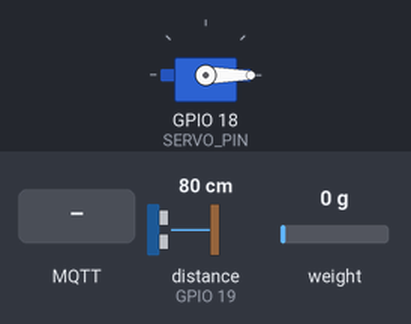
Simulated run of this sketch. Board: ESP32. Shown: servo. Wiring (from diagram.json): ultrasonic range finder: trigger GPIO 5; echo GPIO 19. The test bench sets the inputs (shaded band); at power-on: distance to the obstacle (sensor on GPIO 19) 80 cm, weight on the scale 0 g. The echo pulse lasts 58.3 µs per cm; WiFi joins after 1.5 s; servers stay silent unless stated; random numbers use the default seed unless the sketch sets one; no MQTT or app messages arrive unless stated; what the sketch prints to the serial monitor is not drawn.

Above: at 4.7 s.
4.8 s: MQTT message "1" arrives on the first subscribed topic
At 7.0 s:
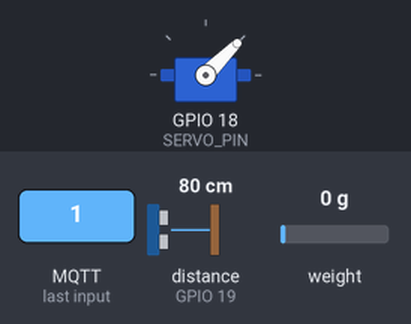
10.3 s: MQTT message "on" arrives on the first subscribed topic
12.8 s: MQTT message "off" arrives on the first subscribed topic
Timing chart, 0 to 15.8 s (numbered marks = the images above; inputs shaded):
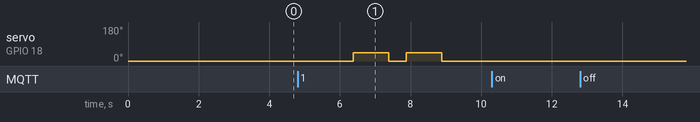

The sketch:

sketch.ino
```cpp
/*
 * Smart Cat Feeder with MQTT & Scheduling
 * ESP32 + Servo Motor + Ultrasonic + Load Cell
 *
 * Hardware:
 * - Servo Motor (Pin 18) - Untuk membuka dispenser makanan
 * - Ultrasonic HC-SR04 - Level makanan di container
 *   - Trig Pin: 5
 *   - Echo Pin: 19
 * - Load Cell HX711 - Mengukur berat makanan yang keluar
 *   - DOUT Pin: 16
 *   - SCK Pin: 17
 */

#include <WiFi.h>
#include <PubSubClient.h>
#include <ESP32Servo.h>
#include <HX711.h>
#include <ArduinoJson.h>

// ========== WiFi Configuration ==========
const char* ssid = "Wokwi-GUEST";
const char* password = "";

// ========== MQTT Configuration ==========
const char* mqtt_server = "broker.emqx.io";
const int mqtt_port = 1883;

// IMPORTANT: Ganti dengan prefix unik Anda!
const char* UNIQUE_PREFIX = "Kelompok2";  // ⚠️ HARUS SAMA dengan web dashboard

// MQTT Topics
char topic_foodlevel[50];
char topic_feed[50];
char topic_portion[50];
char topic_weight[50];
char topic_count[50];
char topic_totalweight[50];
char topic_schedule[50];
char topic_currenttime[50];

// Client ID
char client_id[50];

// ========== Hardware Pins ==========
const int SERVO_PIN = 18;
const int TRIG_PIN = 5;
const int ECHO_PIN = 19;
const int LOADCELL_DOUT_PIN = 16;
const int LOADCELL_SCK_PIN = 17;

// ========== Variables ==========
Servo servoMotor;
HX711 scale;

int foodLevel = 100;        // Food level percentage
int feedCount = 0;          // Daily feed count
int portionSize = 2;        // Default portion (1-5)
float lastFeedWeight = 0.0; // Weight of last feeding
float totalWeightToday = 0.0; // Total weight fed today

// Current time from web dashboard
String currentTime = "00:00";
String lastCheckedTime = "";

// Schedule storage
struct Schedule {
  String time;    // Format: "HH:MM"
  int portion;
};
Schedule schedules[10];  // Max 10 schedules
int scheduleCount = 0;

unsigned long lastPublish = 0;
const long publishInterval = 5000;  // Publish every 5 seconds

unsigned long lastFoodCheck = 0;
const long foodCheckInterval = 3000; // Check food level every 3 seconds

// Schedule check dilakukan oleh web dashboard, ESP32 hanya eksekusi

// ========== Objects ==========
WiFiClient espClient;
PubSubClient mqtt(espClient);

// ========== Setup ==========
void setup() {
  Serial.begin(115200);

  // Setup pins
  pinMode(TRIG_PIN, OUTPUT);
  pinMode(ECHO_PIN, INPUT);

  // Setup Servo
  servoMotor.attach(SERVO_PIN);
  servoMotor.write(0);  // Initial position (closed)

  // Setup Load Cell
  scale.begin(LOADCELL_DOUT_PIN, LOADCELL_SCK_PIN);
  scale.set_scale(420.0983);  // Calibration factor (adjust as needed)
  scale.tare();  // Reset scale to 0

  // Generate topics
  sprintf(topic_foodlevel, "%s/foodlevel", UNIQUE_PREFIX);
  sprintf(topic_feed, "%s/feed", UNIQUE_PREFIX);
  sprintf(topic_portion, "%s/portion", UNIQUE_PREFIX);
  sprintf(topic_weight, "%s/weight", UNIQUE_PREFIX);
  sprintf(topic_count, "%s/count", UNIQUE_PREFIX);
  sprintf(topic_totalweight, "%s/totalweight", UNIQUE_PREFIX);
  sprintf(topic_schedule, "%s/schedule", UNIQUE_PREFIX);
  sprintf(topic_currenttime, "%s/currenttime", UNIQUE_PREFIX);

  // Generate client ID
  sprintf(client_id, "esp32_%s_%d", UNIQUE_PREFIX, random(1000, 9999));

  Serial.println("=================================");
  Serial.println("🐱 Smart Cat Feeder with MQTT");
  Serial.println("=================================");
  Serial.printf("Prefix: %s\n", UNIQUE_PREFIX);
  Serial.printf("Client ID: %s\n", client_id);
  Serial.println();

  // Connect to WiFi
  connectWiFi();

  // Setup MQTT
  mqtt.setServer(mqtt_server, mqtt_port);
  mqtt.setCallback(mqttCallback);

  // Connect to MQTT
  connectMQTT();

  delay(1000);
}

// ========== Main Loop ==========
void loop() {
  // Check MQTT connection
  if (!mqtt.connected()) {
    connectMQTT();
  }
  mqtt.loop();

  unsigned long currentMillis = millis();

  // Check food level periodically
  if (currentMillis - lastFoodCheck >= foodCheckInterval) {
    checkFoodLevel();
    lastFoodCheck = currentMillis;
  }

  // Publish data periodically
  if (currentMillis - lastPublish >= publishInterval) {
    publishData();
    lastPublish = currentMillis;
  }

  delay(100);
}

// ========== WiFi Connection ==========
void connectWiFi() {
  Serial.print("Connecting to WiFi");
  WiFi.begin(ssid, password);

  int attempts = 0;
  while (WiFi.status() != WL_CONNECTED && attempts < 20) {
    delay(500);
    Serial.print(".");
    attempts++;
  }

  if (WiFi.status() == WL_CONNECTED) {
    Serial.println(" Connected!");
    Serial.print("IP Address: ");
    Serial.println(WiFi.localIP());
  } else {
    Serial.println(" Failed!");
  }
}

// ========== MQTT Connection ==========
void connectMQTT() {
  while (!mqtt.connected()) {
    Serial.print("Connecting to MQTT...");

    if (mqtt.connect(client_id)) {
      Serial.println(" Connected!");

      // Subscribe to control topics
      mqtt.subscribe(topic_feed);
      mqtt.subscribe(topic_portion);
      mqtt.subscribe(topic_schedule);
      mqtt.subscribe(topic_currenttime);

      Serial.printf("📡 Subscribed to: %s\n", topic_feed);
      Serial.printf("📡 Subscribed to: %s\n", topic_portion);
      Serial.printf("📡 Subscribed to: %s\n", topic_schedule);
      Serial.printf("📡 Subscribed to: %s\n", topic_currenttime);

    } else {
      Serial.print(" Failed, rc=");
      Serial.print(mqtt.state());
      Serial.println(" Retrying in 5 seconds...");
      delay(5000);
    }
  }
}

// ========== MQTT Callback ==========
void mqttCallback(char* topic, byte* payload, unsigned int length) {
  String message = "";
  for (int i = 0; i < length; i++) {
    message += (char)payload[i];
  }

  Serial.printf("📥 Received [%s]: %s\n", topic, message.c_str());

  // Handle feed command
  if (String(topic) == String(topic_feed)) {
    if (message == "1") {
      feedCat();
    }
  }

  // Handle portion size
  if (String(topic) == String(topic_portion)) {
    portionSize = message.toInt();
    if (portionSize < 1) portionSize = 1;
    if (portionSize > 5) portionSize = 5;
    Serial.printf("🍽️ Portion size set to: %d\n", portionSize);
  }

  // Handle schedule update
  if (String(topic) == String(topic_schedule)) {
    parseSchedules(message);
  }

  // Handle current time update from web dashboard
  if (String(topic) == String(topic_currenttime)) {
    currentTime = message;
    Serial.printf("🕐 Current time updated: %s\n", currentTime.c_str());
  }
}

// ========== Parse Schedules from JSON ==========
void parseSchedules(String jsonStr) {
  StaticJsonDocument<1024> doc;
  DeserializationError error = deserializeJson(doc, jsonStr);

  if (error) {
    Serial.print("❌ Failed to parse schedules: ");
    Serial.println(error.c_str());
    return;
  }

  scheduleCount = 0;
  JsonArray array = doc.as<JsonArray>();

  for (JsonObject obj : array) {
    if (scheduleCount >= 10) break;  // Max 10 schedules

    schedules[scheduleCount].time = obj["time"].as<String>();
    schedules[scheduleCount].portion = obj["portion"];
    scheduleCount++;
  }

  Serial.printf("📅 Loaded %d schedules\n", scheduleCount);
  printSchedules();
}

// ========== Print Schedules ==========
void printSchedules() {
  Serial.println("--- Feeding Schedules ---");
  for (int i = 0; i < scheduleCount; i++) {
    Serial.printf("  %d. %s - %d portions\n", i+1, schedules[i].time.c_str(), schedules[i].portion);
  }
  Serial.println("------------------------");
}

// ========== Check Food Level ==========
void checkFoodLevel() {
  // Trigger ultrasonic sensor
  digitalWrite(TRIG_PIN, LOW);
  delayMicroseconds(2);
  digitalWrite(TRIG_PIN, HIGH);
  delayMicroseconds(10);
  digitalWrite(TRIG_PIN, LOW);

  // Read echo
  long duration = pulseIn(ECHO_PIN, HIGH, 30000); // Timeout 30ms

  if (duration == 0) {
    // No echo received
    foodLevel = 0;
  } else {
    // Calculate distance in cm
    float distance = duration * 0.034 / 2;

    // Convert distance to percentage
    // Assuming: 5cm = full (100%), 30cm = empty (0%)
    if (distance <= 5) {
      foodLevel = 100;
    } else if (distance >= 30) {
      foodLevel = 0;
    } else {
      foodLevel = map((int)distance, 5, 30, 100, 0);
    }
  }
}

// ========== Feed Cat Function ==========
void feedCat() {
  Serial.println("🍽️ Feeding cat...");

  // Reset scale before feeding
  scale.tare();
  delay(500);

  // Open dispenser based on portion size
  for (int i = 0; i < portionSize; i++) {
    Serial.printf("   Portion %d/%d\n", i + 1, portionSize);

    // Open
    servoMotor.write(45);
    delay(1000);

    // Close
    servoMotor.write(0);
    delay(500);
  }

  // Wait for food to settle
  delay(1000);

  // Measure weight
  if (scale.is_ready()) {
    float weight = scale.get_units(10);  // Average of 10 readings

    // Convert to grams and ensure positive value
    lastFeedWeight = abs(weight);

    // Update total weight
    totalWeightToday += lastFeedWeight;

    Serial.printf("⚖️ Feed weight: %.1fg\n", lastFeedWeight);
    Serial.printf("🍽️ Total today: %.1fg\n", totalWeightToday);
  } else {
    Serial.println("⚠️ Load cell not ready");
    lastFeedWeight = 0;
  }

  // Update feed count
  feedCount++;

  Serial.printf("✅ Feeding complete! Total feedings today: %d\n", feedCount);

  // Publish updated data immediately
  publishData();

  // Reset scale for next feeding
  scale.tare();
}

// ========== Publish Data ==========
void publishData() {
  // Publish food level
  char foodStr[10];
  sprintf(foodStr, "%d", foodLevel);
  mqtt.publish(topic_foodlevel, foodStr);

  // Publish last feed weight
  char weightStr[20];
  dtostrf(lastFeedWeight, 6, 1, weightStr);
  mqtt.publish(topic_weight, weightStr);

  // Publish feed count
  char countStr[10];
  sprintf(countStr, "%d", feedCount);
  mqtt.publish(topic_count, countStr);

  // Publish total weight today
  char totalStr[20];
  dtostrf(totalWeightToday, 6, 1, totalStr);
  mqtt.publish(topic_totalweight, totalStr);

  Serial.println("--- System Status ---");
  Serial.printf("Current Time: %s\n", currentTime.c_str());
  Serial.printf("Food Level: %d%%\n", foodLevel);
  Serial.printf("Last Feed Weight: %.1fg\n", lastFeedWeight);
  Serial.printf("Feed Count: %d\n", feedCount);
  Serial.printf("Total Weight: %.1fg\n", totalWeightToday);
  Serial.printf("Portion Size: %d\n", portionSize);
  Serial.printf("Active Schedules: %d\n", scheduleCount);
  Serial.println("--------------------");
  Serial.println();
}
```

Measured:
- after the input at 4.8 s, servo on GPIO 18 (SERVO_PIN): alternates 45° for 1.0 s and 0° for 0.50 s, starting after 1.6 s
- after the input at 10.3 s, every drawn part: stays the same
- after the input at 12.8 s, every drawn part: stays the same
